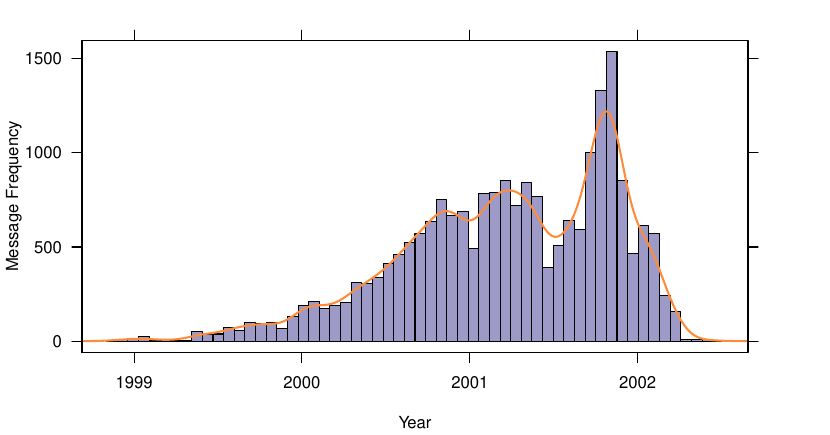

Source code (R):
# figures/enron-history.R
# -----------------------

source("code/message.R")

pdffile <- "figures/enron-history.pdf"
pdfout <- TRUE

nbins <- 75
col.hist    <- rgb(158, 154, 200, max = 255) # purple
col.density <- rgb(253, 141,  60, max = 255) # orange

margin <- 0.82
padding <- margin/2

if (pdfout) {
    width.fig <- 8.3
    height.fig <- (width.fig + margin - padding)/2
    pdf(pdffile, width = width.fig, height = height.fig)
}

fin <- par()$fin
width = fin[1] - 2 * margin
height = fin[2] - margin - padding

par(las = 1)
par(plt = c(c(margin, margin + width)/fin[1],
            c(margin, margin + height)/fin[2]), new = FALSE)

par(las = 1)


msgs <- GetMessages(duplicate = FALSE)
time <- msgs$time
secs <- as.numeric(time)
n <- length(secs)

h <- hist(secs, nbins, plot = FALSE)
d <- density(secs)


plot(h, col = col.hist, axes = FALSE,
     xlab = "Year",
     ylab = "Message Frequency",
     main = "")
lines(den$x, n * mean(diff(h$breaks))  * den$y, col = col.density, lwd = 2)

axis(2)
axis(4, labels = FALSE)

at <- c(as.numeric(as.POSIXct("1999-1-1")),
        as.numeric(as.POSIXct("2000-1-1")),
        as.numeric(as.POSIXct("2001-1-1")),
        as.numeric(as.POSIXct("2002-1-1")))
labels <- c("1999", "2000", "2001", "2002")
axis(1, at = at, labels = labels)
axis(3, at = at, labels = FALSE)
box()

if (pdfout) dev.off()
